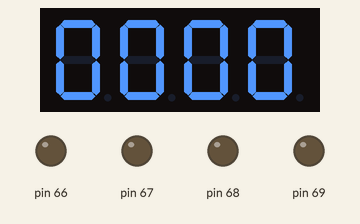
Simulated run of this sketch. Board: Arduino Mega 2560, built with avr-gcc and run on an emulated ATmega2560. Parts: 4-digit seven-segment display, output pins drawn as LEDs (lit = HIGH). Wiring (from diagram.json): 4-digit 7-segment display, segments lit when HIGH: segments pin 54, pin 55, pin 56, pin 57, pin 58, pin 59, pin 60, pin 61; digit selects pin 62, pin 63, pin 64, pin 65. The segment pins are drawn as the display they are named for; pins used as bus, display or sensor lines are not drawn.

Above: at 0.28 s.
At 5.1 s:
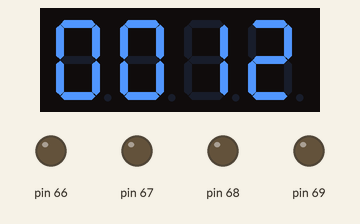
At 9.9 s:
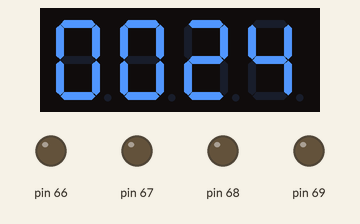
At 19.5 s:
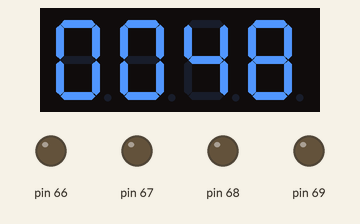
At 27.5 s:
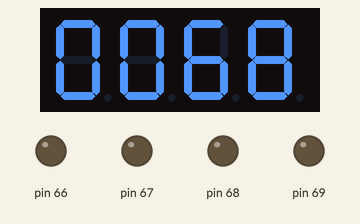
At 39.52 s:
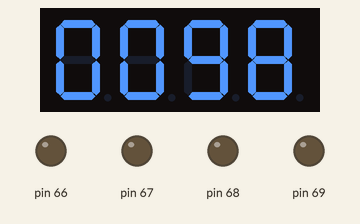

Measured:
- what the display in image 0 shows lasts 0.4 s, from 0.1 s to 0.5 s

The sketch:

sketch.ino
```cpp
volatile char a[] = {0x3f, 0x06, 0x5b, 0x4f, 0x66, 0x6d, 0x7d, 0x07, 0x7f, 0x6f};
volatile char b[]={0xbf,0x86,0xdb,0xcf,0xe6,0xed,0xfd,0x87,0xff,0xef};
void setup() {
  // put your setup code here, to run once:
  volatile long i ,j,k,l,x;
  volatile char *dirf, *outf;
  volatile char *dirk,*outk;
  dirf=0x30;dirk=0x107;
  outf=0x31;outk=0x108;
  *dirf=0xff;*dirk=0xff;
  while(1){
    for(i=0;i<10;i++){
      for (j=0;j<10;j++){
        for (k=0;k<10;k++){
          for(l=0;l<10;l++){
            for (x=0;x<10;x++){
                thousdigit(a[i]);
                delay(10);
                hundrdigit(a[j]);
                delay(10);
                tensdigit(a[k]);
                delay(10);// delay b/w change tens to ones
                onesdigit(a[l]);
                delay(10);//delay b/w change ones  to tens
            }
          }
        }
      }
    }

  }


}
void thousdigit(char num){
  volatile char *outf,*outk;
  outf=0x31;outk=0x108;
  *outk=0x0f;
  *outf=num;
  *outk=0x0e;
}
void hundrdigit(char num){
  volatile char *outf,*outk;
  outf=0x31;outk=0x108;
  *outk=0x0f;
  *outf=num;
  *outk=0x0d;
}
void tensdigit(char num){
  volatile char *outf,*outk;
  outf=0x31;outk=0x108;
  *outk=0x0f;// turn off both digits
  *outf=num; //set the segment no
  *outk=0x0b;//turn on the tenth place digit

}
void onesdigit(char num){
  volatile char *outf,*outk;
  outf=0x31;outk=0x108;
  *outk=0x0f;
  *outf=num;
  *outk=0x07;
}
void loop() {
  // put your main code here, to run repeatedly:


}
```
